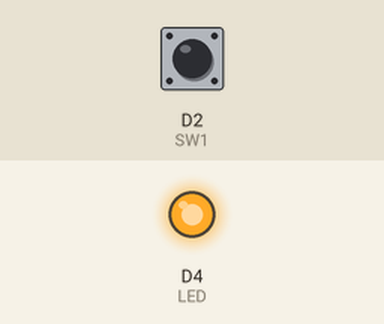
This sketch was run on a simulated ESP8266 (NodeMCU). Shown: output pins drawn as LEDs (lit = HIGH). The inputs (shaded band) are chosen by the test bench; at power-on: D2 (SW1) HIGH. WiFi joins after 1.5 s; servers stay silent unless stated; the Firebase database answers and starts empty; what the sketch prints to the serial monitor is not drawn.

Above: at 2.7 s.
2.8 s: D2 (SW1) pulled LOW for 0.15 s
At 3.5 s:
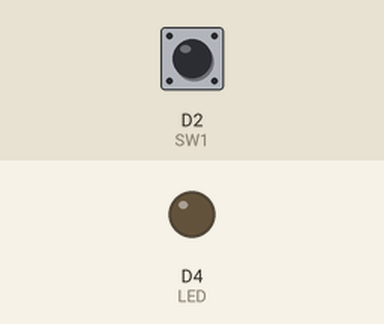
4.6 s: D2 (SW1) pulled LOW for 1 s
At 6.0 s:
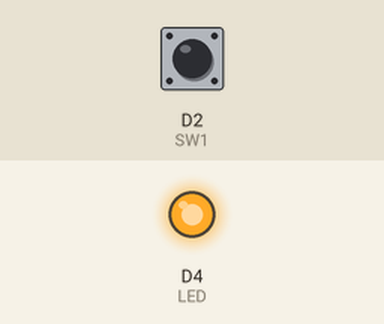
7.1 s: D2 (SW1) pulled LOW for 3.2 s
At 8.0 s:
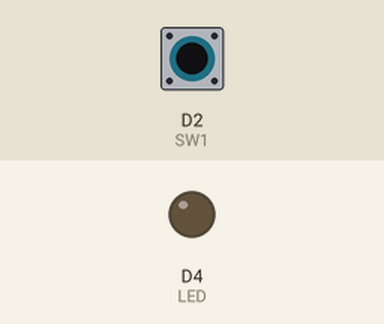
Timing chart, 0 to 10.1 s (numbered marks = the images above; inputs shaded):
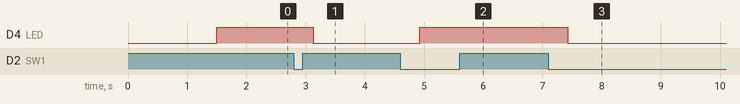

Measured:
- after the input at 2.8 s, D4 (LED): HIGH → LOW after 0.33 s
- after the input at 4.6 s, D4 (LED): LOW → HIGH after 0.33 s
- after the input at 7.1 s, D4 (LED): HIGH → LOW after 0.33 s

The sketch:

2wayFirebaseCtrl.ino
```cpp
#include <FirebaseESP8266.h>
#include  <ESP8266WiFi.h>
#define WIFI_SSID "olleh_WiFi_E900"//"<Your Wifi SSID>"
#define WIFI_PASS "0000007046"//"<Your WiFi Password>"

#define FIREBASE_HOST "waybuttonctrl-default-rtdb.firebaseio.com" //Firebase Project URL:Remove "https:", "/"
#define FIREBASE_AUTH "AymgDLtiqgkRTzpzsJjo8zKCpLd53tTIvROy9bKQ"      //Firebase Auth Token

FirebaseData fbData;

//If using Relay Module
int LED = D4; //initialize 2 Pin
int SW1 = D2;
String state = "0";
String swState = "0";
bool X = LOW;

void setup() {

 Serial.begin(9600);

   WiFi.begin (WIFI_SSID, WIFI_PASS);
   while (WiFi.status() != WL_CONNECTED) {
    delay(500);
    Serial.print(".");
  }
  Serial.println ("");
  Serial.println ("WiFi Connected!");

  Firebase.begin(FIREBASE_HOST,FIREBASE_AUTH);
    pinMode(LED,OUTPUT);//
    digitalWrite(LED,HIGH);
    pinMode(SW1,INPUT_PULLUP);//

}

void loop() {

  if (Firebase.getString(fbData,"/Voice/LED")) {
    state = fbData.stringData();
    if (state=="1"){
      digitalWrite(LED,LOW); //Device1 is ON
    } else if (state=="0"){
      digitalWrite(LED,HIGH);//Device1 if OFF
    }
  }

  if(digitalRead(SW1) == HIGH){
    while(digitalRead(SW1) != LOW){
      delay(5);
    }
    swState = (state=="1")? "0" : "1";
    fbWrite(swState);
  }
}

void fbWrite(String s){
  if (Firebase.setString(fbData,"/Voice/LED", s))
  {
    Serial.println("PASSED");
    Serial.println("PATH: " + fbData.dataPath());
    Serial.println("TYPE: " + fbData.dataType());
    Serial.println("ETag: " + fbData.ETag());
    Serial.println("------------------------------------");
    Serial.println();
  } else {
    Serial.println("FAILED");
    Serial.println("REASON: " + fbData.errorReason());
    Serial.println("------------------------------------");
    Serial.println();
  }
}
```
